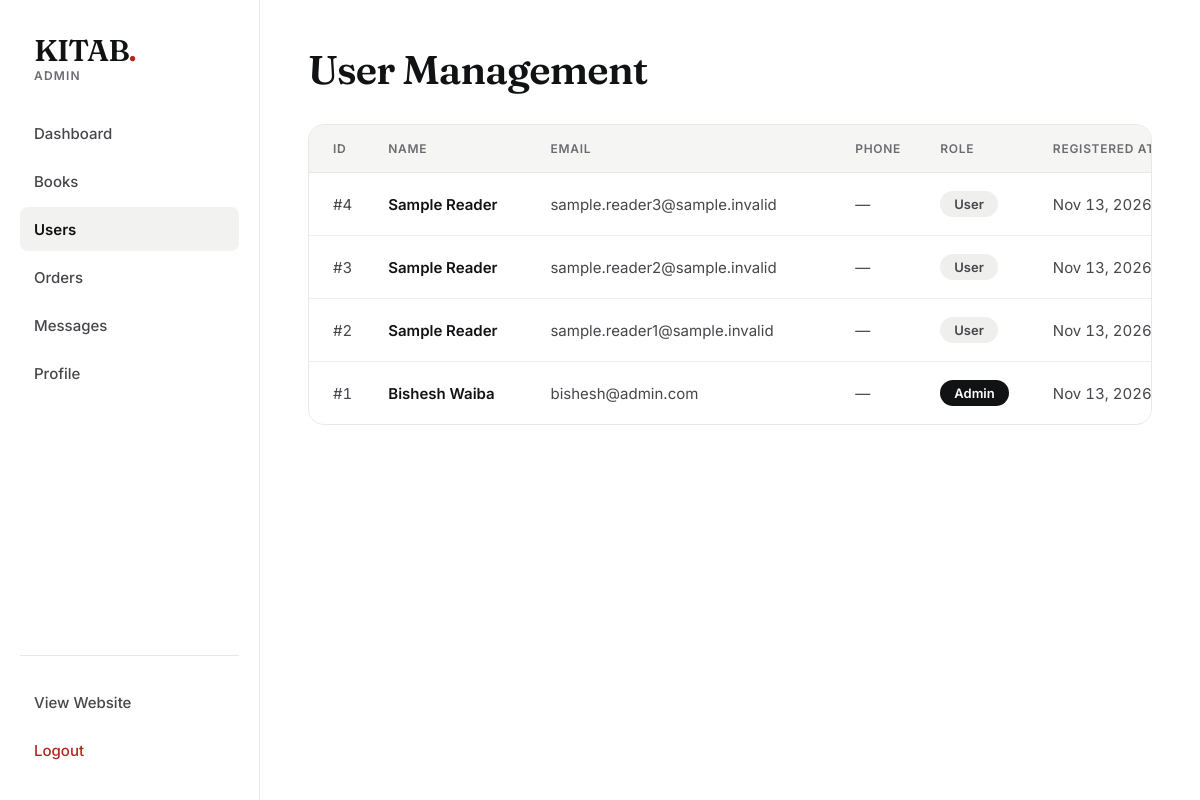
Page /Admin/users.php (signed in) on the committed database.
### tables this page shows
CREATE TABLE `users` (
  `id` int(11) NOT NULL AUTO_INCREMENT,
  `name` varchar(255) NOT NULL,
  `email` varchar(255) NOT NULL,
  `password` varchar(255) NOT NULL,
  `phone` varchar(20) DEFAULT NULL,
  `address` text DEFAULT NULL,
  `profile_picture` varchar(255) DEFAULT NULL,
  `role` enum('customer','admin') DEFAULT 'customer',
  `created_at` timestamp NOT NULL DEFAULT current_timestamp(),
  `updated_at` timestamp NOT NULL DEFAULT current_timestamp() ON UPDATE current_timestamp(),
  `favorite_genres` text DEFAULT NULL,
  `date_of_birth` date DEFAULT NULL,
  `gender` varchar(20) DEFAULT NULL,
  `city` varchar(100) DEFAULT NULL,
  PRIMARY KEY (`id`),
  UNIQUE KEY `email` (`email`)
);

### Admin/users.php (the view, shortened to what this page needs)
<?php include 'includes/header.php';
$users = $conn->query("SELECT * FROM users ORDER BY id DESC");
?>
<main class="k-admin__main">
    <div class="k-admin__bar">
        <h1 class="k-h1">User Management</h1>
    </div>
    <div class="k-tablecard">
        <table class="k-table k-table--xwide">
            <thead>
                <tr>
                    <th>ID</th>
                    <th>Name</th>
                    <th>Email</th>
                    <th>Phone</th>
                    <th>Role</th>
                    <th>Registered At</th>
                </tr>
            </thead>
            <tbody>
                <?php while ($user = $users->fetch_assoc()): ?>
                    <?php $is_admin = ($user['role'] ?? '') === 'admin'; ?>
                    <tr>
                        <td class="k-num k-muted">#<?php echo (int) $user['id']; ?></td>
                        <td class="k-num--strong"><?php echo htmlspecialchars((string) $user['name']); ?></td>
                        <td class="k-muted k-nowrap"><?php echo htmlspecialchars((string) $user['email']); ?></td>
                        <td class="k-num k-muted"><?php echo htmlspecialchars((string) $user['phone'] !== '' ? (string) $user['phone'] : '—'); ?></td>
                        <td>
                            <?php if ($is_admin): ?>
                                <span class="k-pill k-pill--admin">Admin</span>
                            <?php else: ?>
                                <span class="k-pill k-pill--user">User</span>
                            <?php endif; ?>
                        </td>
                        <td class="k-num k-muted"><?php echo date('M d, Y', strtotime($user['created_at'])); ?></td>
                    </tr>
                <?php endwhile; ?>
            </tbody>
        </table>
    </div>
</main>
</body>
</html>

### Admin/assets/css/admin-style.css (style rules this page uses)
:root { --admin-primary: #1e293b; --admin-sidebar: #0f172a; --admin-accent: #3b82f6; --admin-bg: #f8fafc; --admin-text: #334155; --admin-white: #ffffff; --admin-border: #e2e8f0; }
* { margin: 0; padding: 0; box-sizing: border-box; }
body { font-family: 'Inter', sans-serif; background-color: var(--admin-bg); color: var(--admin-text); display: flex; }

### assets/css/kitab.css (style rules this page uses)
:root { --k-paper: #FFFFFF; --k-white: #FFFFFF; --k-band: #F5F5F3; --k-shelf: #EDEDEA; --k-ink: #111214; --k-ink-2: #45464B; --k-muted: #6B6C72; --k-line: #E8E8E6; --k-accent: #111214; --k-accent-dark: #2B2C30; --k-accent-tint: #F2F2F0; --k-accent-wash: #F7F7F6; --k-gold: #F2B134; --k-red: #B3261E; --k-display: 'Fraunces', Georgia, serif; --k-body: 'Inter', system-ui, sans-serif; --k-on-ink: #FFFFFF; --k-on-red: #FFFFFF; --k-border: #D9D9D6; --k-border-mid: #D2D2CF; --k-border-strong: #BDBDBA; --k-hairline: #EFEFED; --k-track: #E1E1DE; --k-float: rgba(255, 255, 255, .94); --k-invalid-bg: #FFF9F8; --k-announce-bg: #111214; --k-announce-fg: #E6E8EF; --k-ok-bg: #DDF1E6; --k-ok: #17663F; --k-bad-bg: #FBE3E1; --k-bad: #8C1D18; --k-warn-bg: #FCEFD0; --k-warn: #7A4A00; --k-info-bg: #E8EAF8; --k-info: #2A3B9E; --k-ship-bg: #DCEBF7; --k-ship: #1B5280; --k-cover-shadow: 0 1px 2px rgba(20, 22, 28, .2), 0 12px 24px -8px rgba(20, 22, 28, .38); --k-ease: cubic-bezier(.16, 1, .3, 1); }
body { background: var(--k-paper); color: var(--k-ink); }
.k-h1 { margin: 0; font-family: var(--k-display); font-weight: 600; font-size: clamp(40px, 5vw, 56px); line-height: 1.05; letter-spacing: -.025em; color: var(--k-ink); }
.k-tablecard { background: var(--k-white); border: 1px solid var(--k-line); border-radius: 16px; overflow-x: auto; }
.k-table { width: 100%; min-width: 620px; border-collapse: collapse; font-size: 15px; }
.k-table th { text-align: left; padding: 16px 12px; background: var(--k-band); border-bottom: 1px solid var(--k-line); font-size: 12px; font-weight: 600; letter-spacing: .06em; text-transform: uppercase; color: var(--k-muted); }
.k-table td { padding: 20px 12px; border-bottom: 1px solid var(--k-hairline); vertical-align: middle; }
.k-table tr:last-child td { border-bottom: 0; }
.k-table th:first-child, .k-table td:first-child { padding-left: 24px; }
.k-table th:last-child, .k-table td:last-child { padding-right: 24px; }
.k-num { font-variant-numeric: tabular-nums; white-space: nowrap; }
.k-num--strong { font-weight: 600; }
.k-adminbody { font-family: var(--k-body); }
.k-admin__main { flex: 1; min-width: 0; margin-left: 260px; padding: 48px; box-sizing: border-box; display: flex; flex-direction: column; gap: 32px; }
.k-admin__bar { display: flex; flex-wrap: wrap; justify-content: space-between; align-items: baseline; gap: 8px 24px; }
.k-admin__bar .k-h1 { font-size: clamp(30px, 3.5vw, 40px); line-height: 1.1; letter-spacing: -.02em; }
.k-muted { color: var(--k-ink-2); }
.k-table--xwide { min-width: 900px; }
.k-table--xwide td { padding-top: 18px; padding-bottom: 18px; }
.k-nowrap { white-space: nowrap; }
.k-pill { display: inline-block; padding: 5px 14px; border-radius: 999px; font-size: 13px; font-weight: 600; white-space: nowrap; }
.k-pill--admin { background: var(--k-ink); color: #fff; }
.k-pill--user { background: var(--k-hairline); color: var(--k-ink-2); }

### rows in the picture
users: id "4", name "Sample Reader", email "sample.reader3@sample.invalid", phone "—", role "User", created_at "Nov 13, 2026"
users: id "3", name "Sample Reader", email "sample.reader2@sample.invalid", phone "—", role "User", created_at "Nov 13, 2026"
users: id "2", name "Sample Reader", email "sample.reader1@sample.invalid", phone "—", role "User", created_at "Nov 13, 2026"
users: id "1", name "Bishesh Waiba", email "bishesh@admin.com", phone "—", role "Admin", created_at "Nov 13, 2026"

### other values in the picture
$label "Dashboard"
$label "Books"
$label "Users"
$label "Orders"
$label "Messages"
$label "Profile"
